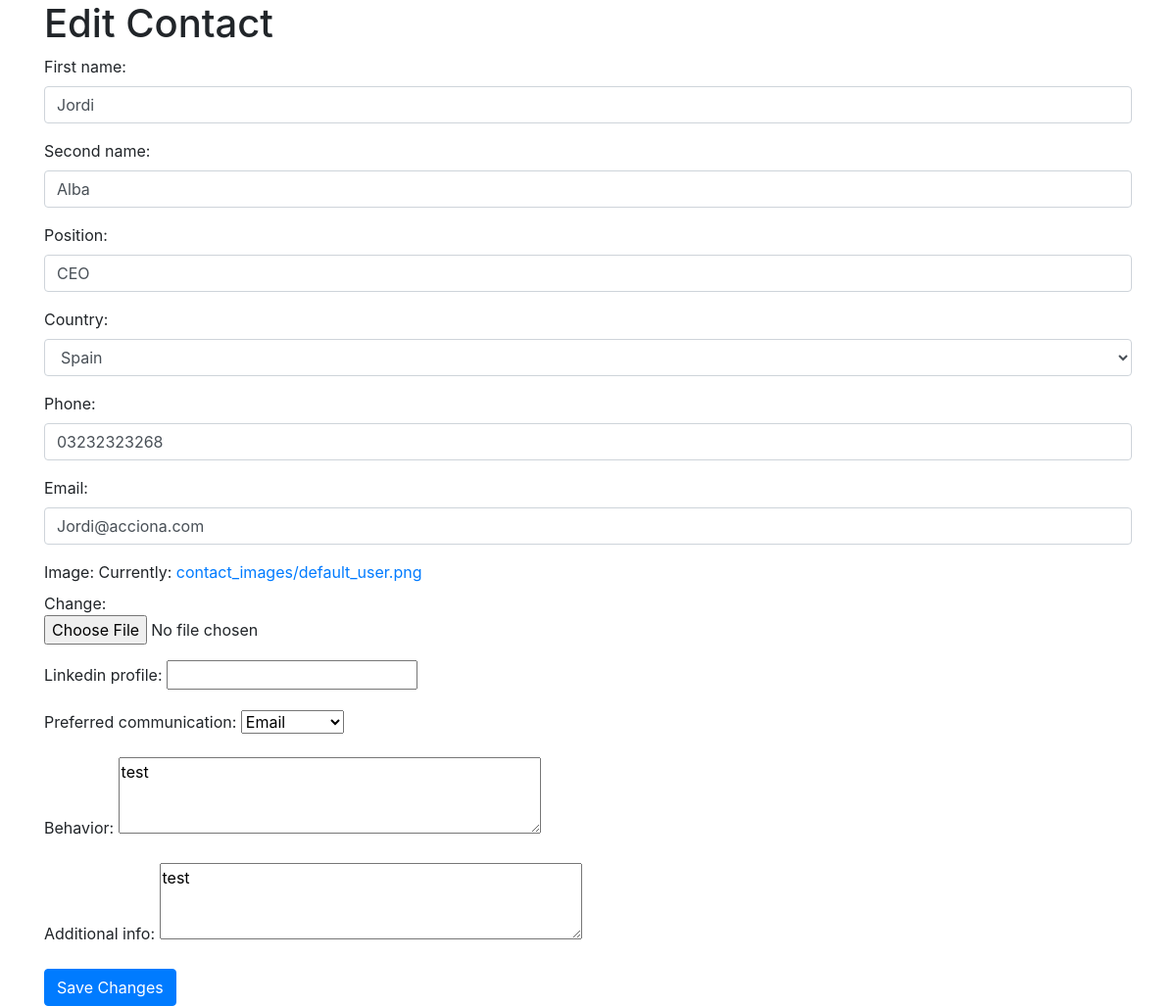
/companies/contact/1/edit/, run on the app's committed database.
### company/models.py (models this page shows, shortened)
class Contact(models.Model):
    company = models.ForeignKey('Company', related_name='contacts', on_delete=models.CASCADE)
    first_name = models.CharField(max_length=100)
    second_name = models.CharField(max_length=100, blank=True, null=True)
    position = models.CharField(max_length=100, blank=True, null=True)
    country = CountryField(blank_label='(Select a country)', null=True, blank=True)
    phone = models.CharField(max_length=15)
    email = models.EmailField(
        unique=True,
        error_messages={
            'unique': "A contact with this email already exists.",
        }
    )
    image = models.ImageField(
        upload_to='contact_images/',
        default='contact_images/default_user.png'
    )
    linkedin_profile = models.URLField(max_length=200, blank=True, null=True)
    preferred_communication = models.CharField(
        max_length=50,
        choices=[
            ('Email', 'Email'),
            ('Phone', 'Phone'),
            ('In-person', 'In-person'),
            ('Messaging', 'Messaging'),
        ],
        blank=True,
        null=True,
        default='Email'
    )
    behavior = models.TextField(blank=True, null=True)
    additional_info = models.TextField(blank=True, null=True)
    created_at = models.DateTimeField(auto_now_add=True)
    updated_at = models.DateTimeField(auto_now=True)

### company/views.py (the view)
# urls.py: path('contact/<int:contact_id>/edit/', views.edit_contact, name='edit_contact'),
def edit_contact(request, contact_id):
    contact = get_object_or_404(Contact, id=contact_id)
    if request.method == "POST":
        form = ContactForm(request.POST, instance=contact)
        if form.is_valid():
            form.save()
            return redirect('company:company_detail', pk=contact.company.id)
    form = ContactForm(instance=contact)
    return render(request, 'company/edit_contact.html', {'form': form, 'contact': contact})

### company/forms.py
class ContactForm(forms.ModelForm):
    class Meta:
        model = Contact
        fields = ['first_name', 'second_name', 'position', 'country', 'phone', 'email' , 'image' ,
            'linkedin_profile', 'preferred_communication', 'behavior',
             'additional_info']
        widgets = {
            'first_name': forms.TextInput(attrs={'class': 'form-control', 'placeholder': 'First Name'}),
            'second_name': forms.TextInput(attrs={'class': 'form-control', 'placeholder': 'Second Name'}),
            'position': forms.TextInput(attrs={'class': 'form-control', 'placeholder': 'Position'}),
            'country': forms.Select(attrs={'class': 'form-control'}),
            'phone': forms.TextInput(attrs={'class': 'form-control', 'placeholder': 'Phone Number'}),
            'email': forms.EmailInput(attrs={'class': 'form-control', 'placeholder': 'Email Address'}),
            'image': forms.ClearableFileInput(attrs={'class': 'form-control-file'}),
            'behavior': forms.Textarea(attrs={'rows': 3}),
            'additional_info': forms.Textarea(attrs={'rows': 3}),
        }

### company/templates/company/edit_contact.html (shortened to what this page needs)
<!DOCTYPE html>
<html lang="en">
<head>
    <link href="https://stackpath.bootstrapcdn.com/bootstrap/4.5.2/css/bootstrap.min.css" rel="stylesheet">
</head>
<body>
    <div class="container">
        <h1>Edit Contact</h1>
        <form method="POST">
            {{ form.as_p }}
            <button type="submit" class="btn btn-primary">Save Changes</button>
        </form>
    </div>
</body>
</html>

### data on the page
Contact: first_name "Jordi", second_name "Alba", position "CEO", country "Spain", phone "03232323268", email "Jordi@acciona.com", preferred_communication "Email", behavior "test", additional_info "test"
